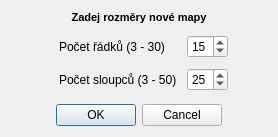
<?xml version="1.0" encoding="UTF-8"?>
<ui version="4.0">
 <class>Dialog</class>
 <widget class="QDialog" name="Dialog">
  <property name="geometry">
   <rect>
    <x>0</x>
    <y>0</y>
    <width>278</width>
    <height>137</height>
   </rect>
  </property>
  <property name="windowTitle">
   <string>Nová mapa - rozměry</string>
  </property>
  <layout class="QVBoxLayout" name="verticalLayout">
   <item alignment="Qt::AlignHCenter">
    <widget class="QLabel" name="label">
     <property name="sizePolicy">
      <sizepolicy hsizetype="Fixed" vsizetype="Fixed">
       <horstretch>0</horstretch>
       <verstretch>0</verstretch>
      </sizepolicy>
     </property>
     <property name="font">
      <font>
       <pointsize>8</pointsize>
       <weight>75</weight>
       <bold>true</bold>
      </font>
     </property>
     <property name="text">
      <string>Zadej rozměry nové mapy</string>
     </property>
     <property name="alignment">
      <set>Qt::AlignCenter</set>
     </property>
    </widget>
   </item>
   <item>
    <layout class="QFormLayout" name="formLayout">
     <property name="sizeConstraint">
      <enum>QLayout::SetDefaultConstraint</enum>
     </property>
     <property name="fieldGrowthPolicy">
      <enum>QFormLayout::FieldsStayAtSizeHint</enum>
     </property>
     <property name="labelAlignment">
      <set>Qt::AlignLeading|Qt::AlignLeft|Qt::AlignVCenter</set>
     </property>
     <property name="formAlignment">
      <set>Qt::AlignHCenter|Qt::AlignTop</set>
     </property>
     <property name="horizontalSpacing">
      <number>10</number>
     </property>
     <property name="verticalSpacing">
      <number>10</number>
     </property>
     <property name="topMargin">
      <number>5</number>
     </property>
     <item row="0" column="0">
      <widget class="QLabel" name="labelRows">
       <property name="text">
        <string>Počet řádků (3 - 30)</string>
       </property>
       <property name="buddy">
        <cstring>rowsBox</cstring>
       </property>
      </widget>
     </item>
     <item row="0" column="1">
      <widget class="QSpinBox" name="rowsBox">
       <property name="sizePolicy">
        <sizepolicy hsizetype="Fixed" vsizetype="Fixed">
         <horstretch>0</horstretch>
         <verstretch>0</verstretch>
        </sizepolicy>
       </property>
       <property name="minimum">
        <number>3</number>
       </property>
       <property name="maximum">
        <number>30</number>
       </property>
       <property name="singleStep">
        <number>1</number>
       </property>
       <property name="value">
        <number>15</number>
       </property>
       <property name="displayIntegerBase">
        <number>10</number>
       </property>
      </widget>
     </item>
     <item row="1" column="0">
      <widget class="QLabel" name="labelCols">
       <property name="text">
        <string>Počet sloupců (3 - 50)</string>
       </property>
       <property name="buddy">
        <cstring>colsBox</cstring>
       </property>
      </widget>
     </item>
     <item row="1" column="1">
      <widget class="QSpinBox" name="colsBox">
       <property name="sizePolicy">
        <sizepolicy hsizetype="Fixed" vsizetype="Fixed">
         <horstretch>0</horstretch>
         <verstretch>0</verstretch>
        </sizepolicy>
       </property>
       <property name="minimum">
        <number>3</number>
       </property>
       <property name="maximum">
        <number>50</number>
       </property>
       <property name="singleStep">
        <number>1</number>
       </property>
       <property name="value">
        <number>25</number>
       </property>
      </widget>
     </item>
    </layout>
   </item>
   <item>
    <widget class="QDialogButtonBox" name="buttonBox">
     <property name="orientation">
      <enum>Qt::Horizontal</enum>
     </property>
     <property name="standardButtons">
      <set>QDialogButtonBox::Cancel|QDialogButtonBox::Ok</set>
     </property>
     <property name="centerButtons">
      <bool>true</bool>
     </property>
    </widget>
   </item>
  </layout>
 </widget>
 <resources/>
 <connections>
  <connection>
   <sender>buttonBox</sender>
   <signal>accepted()</signal>
   <receiver>Dialog</receiver>
   <slot>accept()</slot>
   <hints>
    <hint type="sourcelabel">
     <x>240</x>
     <y>83</y>
    </hint>
    <hint type="destinationlabel">
     <x>157</x>
     <y>114</y>
    </hint>
   </hints>
  </connection>
  <connection>
   <sender>buttonBox</sender>
   <signal>rejected()</signal>
   <receiver>Dialog</receiver>
   <slot>reject()</slot>
   <hints>
    <hint type="sourcelabel">
     <x>240</x>
     <y>83</y>
    </hint>
    <hint type="destinationlabel">
     <x>249</x>
     <y>114</y>
    </hint>
   </hints>
  </connection>
 </connections>
</ui>
